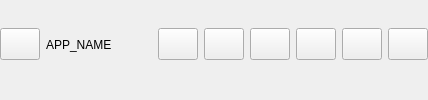
     <widget class="QWidget" name="mainMenu" native="true">
      <property name="enabled">
       <bool>true</bool>
      </property>
      <property name="autoFillBackground">
       <bool>false</bool>
      </property>
      <property name="styleSheet">
       <string notr="true"/>
      </property>
      <property name="cssClass" stdset="0">
       <string>mainMenu</string>
      </property>
      <layout class="QHBoxLayout" name="horizontalLayout_5">
       <property name="leftMargin">
        <number>0</number>
       </property>
       <property name="topMargin">
        <number>0</number>
       </property>
       <property name="rightMargin">
        <number>0</number>
       </property>
       <item>
        <widget class="QPushButton" name="btnMainMenu">
         <property name="minimumSize">
          <size>
           <width>32</width>
           <height>32</height>
          </size>
         </property>
         <property name="cursor">
          <cursorShape>PointingHandCursor</cursorShape>
         </property>
         <property name="text">
          <string/>
         </property>
         <property name="iconSize">
          <size>
           <width>32</width>
           <height>32</height>
          </size>
         </property>
         <property name="cssClass" stdset="0">
          <string>menuBtnMain</string>
         </property>
        </widget>
       </item>
       <item>
        <widget class="QLabel" name="label">
         <property name="styleSheet">
          <string notr="true"/>
         </property>
         <property name="text">
          <string>APP_NAME</string>
         </property>
         <property name="cssClass" stdset="0">
          <string>appTitle</string>
         </property>
        </widget>
       </item>
       <item>
        <spacer name="horizontalSpacer_3">
         <property name="orientation">
          <enum>Qt::Horizontal</enum>
         </property>
         <property name="sizeHint" stdset="0">
          <size>
           <width>40</width>
           <height>20</height>
          </size>
         </property>
        </spacer>
       </item>
       <item>
        <widget class="QPushButton" name="btnAnalysis">
         <property name="minimumSize">
          <size>
           <width>32</width>
           <height>32</height>
          </size>
         </property>
         <property name="cursor">
          <cursorShape>PointingHandCursor</cursorShape>
         </property>
         <property name="text">
          <string/>
         </property>
         <property name="iconSize">
          <size>
           <width>32</width>
           <height>32</height>
          </size>
         </property>
         <property name="cssClass" stdset="0">
          <string>menuBtn</string>
         </property>
        </widget>
       </item>
       <item>
        <widget class="QPushButton" name="btnDevices">
         <property name="minimumSize">
          <size>
           <width>32</width>
           <height>32</height>
          </size>
         </property>
         <property name="cursor">
          <cursorShape>PointingHandCursor</cursorShape>
         </property>
         <property name="styleSheet">
          <string notr="true"/>
         </property>
         <property name="text">
          <string/>
         </property>
         <property name="iconSize">
          <size>
           <width>32</width>
           <height>32</height>
          </size>
         </property>
         <property name="cssClass" stdset="0">
          <string>menuBtn</string>
         </property>
        </widget>
       </item>
       <item>
        <widget class="QPushButton" name="btnServer">
         <property name="minimumSize">
          <size>
           <width>32</width>
           <height>32</height>
          </size>
         </property>
         <property name="sizeIncrement">
          <size>
           <width>32</width>
           <height>32</height>
          </size>
         </property>
         <property name="cursor">
          <cursorShape>PointingHandCursor</cursorShape>
         </property>
         <property name="text">
          <string/>
         </property>
         <property name="iconSize">
          <size>
           <width>32</width>
           <height>32</height>
          </size>
         </property>
         <property name="cssClass" stdset="0">
          <string>menuBtn</string>
         </property>
        </widget>
       </item>
       <item>
        <widget class="QPushButton" name="btnNotification">
         <property name="minimumSize">
          <size>
           <width>32</width>
           <height>32</height>
          </size>
         </property>
         <property name="cursor">
          <cursorShape>PointingHandCursor</cursorShape>
         </property>
         <property name="text">
          <string/>
         </property>
         <property name="iconSize">
          <size>
           <width>32</width>
           <height>32</height>
          </size>
         </property>
         <property name="cssClass" stdset="0">
          <string>menuBtn</string>
         </property>
        </widget>
       </item>
       <item>
        <widget class="QPushButton" name="btnConfig">
         <property name="minimumSize">
          <size>
           <width>32</width>
           <height>32</height>
          </size>
         </property>
         <property name="text">
          <string/>
         </property>
         <property name="iconSize">
          <size>
           <width>32</width>
           <height>32</height>
          </size>
         </property>
         <property name="cssClass" stdset="0">
          <string>menuBtn</string>
         </property>
        </widget>
       </item>
       <item>
        <widget class="QPushButton" name="btnProfile">
         <property name="minimumSize">
          <size>
           <width>32</width>
           <height>32</height>
          </size>
         </property>
         <property name="cursor">
          <cursorShape>PointingHandCursor</cursorShape>
         </property>
         <property name="text">
          <string/>
         </property>
         <property name="iconSize">
          <size>
           <width>32</width>
           <height>32</height>
          </size>
         </property>
         <property name="cssClass" stdset="0">
          <string>menuBtn</string>
         </property>
        </widget>
       </item>
      </layout>
     </widget>
